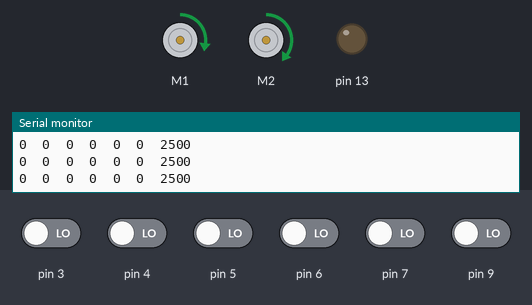
Recording of a sketch running on a simulated Arduino Uno, built with avr-gcc and run on an emulated ATmega328P. On the bench: 2 × DC motor (green arrow = forward, orange = backward, longer = faster), output pins drawn as LEDs (lit = HIGH), the last lines printed to the serial monitor. The inputs (shaded band) are chosen by the test bench; at power-on: pin 3–7, pin 9 LOW.

Above: at 11.7 s.
11.8 s: pin 6 driven HIGH
At 12.5 s:
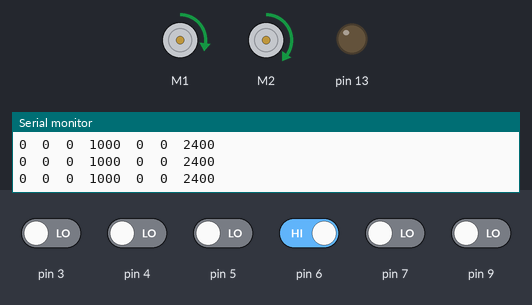
13.3 s: pin 7 driven HIGH
At 13.9 s:
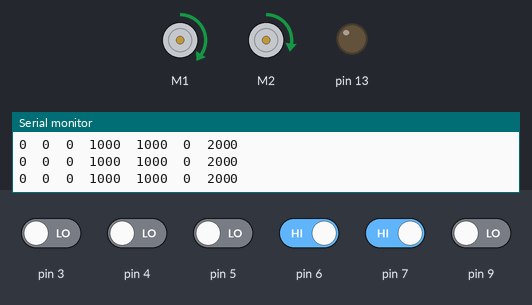
14.8 s: pin 4 driven HIGH
At 15.1 s:
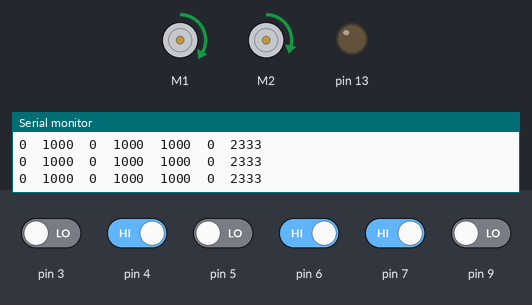
17.8 s: pin 3 driven HIGH
At 18.8 s:
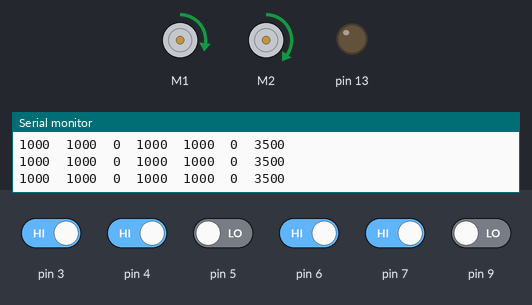
20.8 s: pin 3 driven LOW
At 22.1 s:
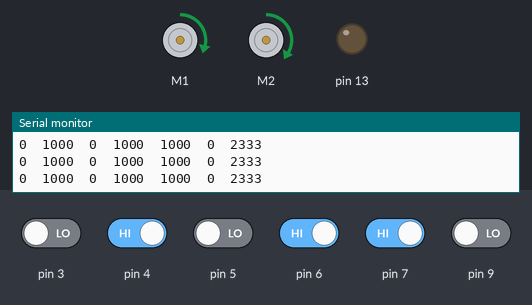
23.8 s: pin 9 driven HIGH
At 24.7 s:
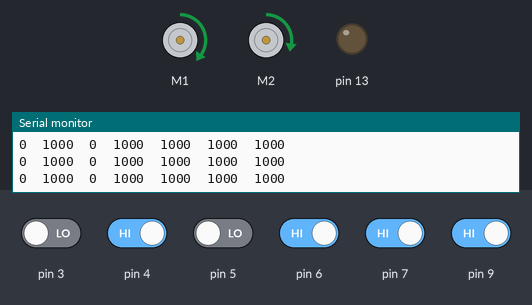
Timing chart, 0 to 26.8 s (numbered marks = the images above; inputs shaded):
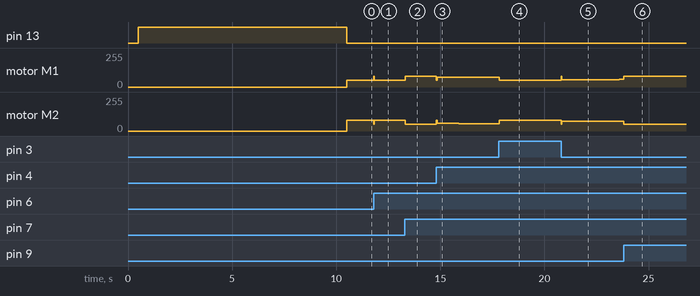

The sketch:

LineFollower.ino
```cpp
#include <QTRSensors.h>                        //sensor array Polulo library
#include <Wire.h>
#include <Adafruit_MotorShield.h>              //Adafruit motoshield library
#include "utility/Adafruit_PWMServoDriver.h"   //Required for motorshield use
#include <PID_v1.h>                            //PID library (www.playground.arduino.cc/Code/PIDLibrary)

//Definitions
#define NUMBER_OF_SENSORS 6                    //Number of Sensors being used
#define TIMEOUT           2500                 //2500 microseconds for sensor output to go low
#define EMITTER_PIN       2                    //LEDON pin. Always one, turn off to save power


//Create motoshield object
Adafruit_MotorShield motorShield = Adafruit_MotorShield();

//Sensor pins input.
QTRSensorsRC sensors((unsigned char[]) {3, 4, 5, 6, 7, 9}, NUMBER_OF_SENSORS, TIMEOUT, EMITTER_PIN);
//Motor port instance and port assigmnet
Adafruit_DCMotor *leftMotor = motorShield.getMotor(1);
Adafruit_DCMotor *rightMotor = motorShield.getMotor(2);

//Variable array holding sensor values
unsigned int sensorValues[NUMBER_OF_SENSORS];

//PID Variables
double setPoint,
       input,
       output;
//PID instaqnce with parameters
PID lineFollowingPID(&input, &output, &setPoint,10,1,100, DIRECT);


void setup()
{
  //Calibration of sensors loop
  //This calibration is used to expose the sensors to the most reflective surface and the least
  //reflective surface of the track. This will help with the sensor values and determining where
  //they are in relation to the line.
  delay(500);                                  //Delay of 500 miliseconds
  pinMode(13, OUTPUT);

  //Calibration
  digitalWrite(13, HIGH);                      //Sets the arduino board LED to HIGH
  for (int i = 0; i <400; i++)
  {
   sensors.calibrate();                        //Reads all sensors 10 times for the TIMEOUT time (if TIMEOUT = 2500 microseconds then 25 ms per call)
  }
  digitalWrite(13, LOW);                       //Sets arduino borad LED to LOW to signal end of calibration
  //End Calibration

  Serial.begin(9600);

 ///////////////////////////////////////////////////////////////////////////////
  //Display of sensor calibration minimal value readings
  for (int i = 0; i < NUMBER_OF_SENSORS; i++)
  {
    Serial.print(sensors.calibratedMinimumOn[i]);
    Serial.print(' ');
  }
  Serial.println();

  //Display of sensor calibration maximum value readings
  for (int i = 0; i < NUMBER_OF_SENSORS; i++)
  {
    Serial.print(sensors.calibratedMaximumOn[i]);
    Serial.print(' ');
  }
  Serial.println();

  //delay(1000);                                 //delay for 1000 microseconds
/////////////////////////////////////////////////////////////////////////////////

  motorShield.begin();                         //Default frequency of 1.6KHz
  leftMotor->run(FORWARD);
  rightMotor->run(FORWARD);

  //PID
  setPoint = 2343;                             //Sensor posistion when sensor 4 and sensor 3 are on the line.
  lineFollowingPID.SetMode(AUTOMATIC);
  lineFollowingPID.SetOutputLimits(-255, 255);
  lineFollowingPID.SetSampleTime(10);
}
void loop()
{
  //Line Position. Values from 0 to 5000
  //If line over sensor 6 alone position value should read 5000
  unsigned int position = sensors.readLine(sensorValues, QTR_EMITTERS_ON, true);

  input = position;
  lineFollowingPID.Compute();

  move(output);
/////////////////////////////////////////////////////////////////////////////////////////////
  //Print sensor values of 0 to 1000. from most reflective (0) to lest reflective (1000)
    for (unsigned char i = 0; i < NUMBER_OF_SENSORS; i++)
  {
    Serial.print(sensorValues[i]);
    Serial.print('\t');
  }
  Serial.println(position);
  //Serial.println(output);
  //delay(100);            //Delay of 100 microseconds
/////////////////////////////////////////////////////////////////////////////////////////////
}


//Motor movement fucntion
int move(int output)
{
  int ratio;

  ratio = map(output, -900,900, -50, 50);
  leftMotor->run(FORWARD);
  rightMotor->run(FORWARD);
  leftMotor->setSpeed(65 + ratio);
  rightMotor->setSpeed(65 - ratio);
}
```

Measured:
- after the input at 11.8 s, motor M1: forward 50/255 → forward 79/255 at once, → forward 50/255 0.02 s later; motor M2: forward 80/255 → forward 51/255 at once, → forward 80/255 0.02 s later
- after the input at 13.3 s, motor M1: forward 50/255 → forward 79/255 at once; motor M2: forward 80/255 → forward 51/255 at once
- after the input at 14.8 s, motor M1: forward 79/255 → forward 73/255 at once, → forward 74/255 1.1 s later; motor M2: forward 51/255 → forward 57/255 at once, → forward 56/255 1.1 s later
- after the input at 17.8 s, motor M1: forward 74/255 → forward 50/255 at once; motor M2: forward 56/255 → forward 80/255 at once
- after the input at 20.8 s, motor M1: forward 50/255 → forward 56/255 at once, → forward 57/255 2.8 s later; motor M2: forward 80/255 → forward 74/255 at once, → forward 73/255 2.8 s later
- after the input at 23.8 s, motor M1: forward 57/255 → forward 79/255 at once; motor M2: forward 73/255 → forward 51/255 at once
